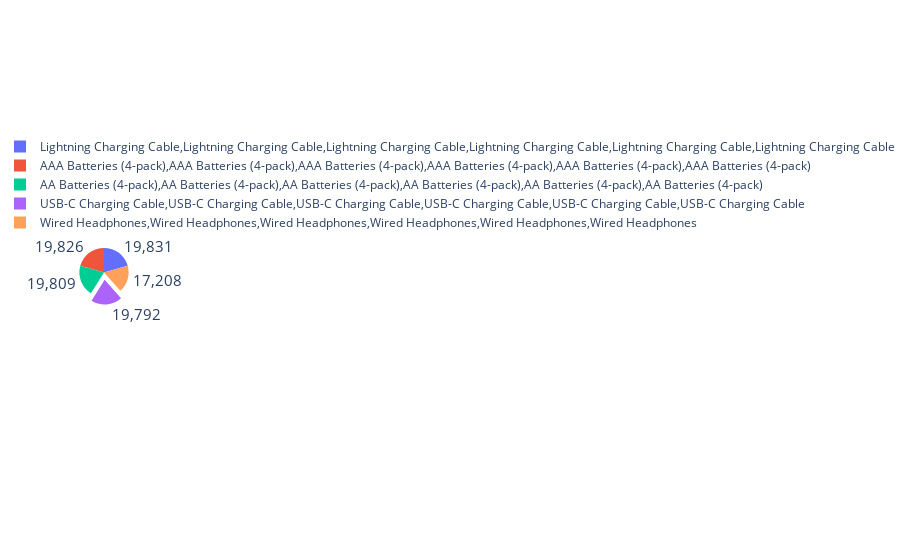

The notebook cell this image was saved under:
### Code cell
iplot([trace])

### Figure 1 — Plotly figure (JSON) as saved in the notebook; plotly's stock layout.template omitted (floating-point values rounded to 4 significant figures)
{"data": [{"hoverinfo": "label+percent", "labels": ["Lightning Charging Cable,Lightning Charging Cable,Lightning Charging Cable,Lightning Charging Cable,Lightning Charging Cable,Lightning Charging Cable", "AAA Batteries (4-pack),AAA Batteries (4-pack),AAA Batteries (4-pack),AAA Batteries (4-pack),AAA Batteries (4-pack),AAA Batteries (4-pack)", "AA Batteries (4-pack),AA Batteries (4-pack),AA Batteries (4-pack),AA Batteries (4-pack),AA Batteries (4-pack),AA Batteries (4-pack)", "USB-C Charging Cable,USB-C Charging Cable,USB-C Charging Cable,USB-C Charging Cable,USB-C Charging Cable,USB-C Charging Cable", "Wired Headphones,Wired Headphones,Wired Headphones,Wired Headphones,Wired Headphones,Wired Headphones"], "pull": [0, 0, 0, 0.3, 0], "textfont": {"size": 15}, "textinfo": "value", "type": "pie", "values": [19831, 19826, 19809, 19792, 17208]}], "layout": {}}
